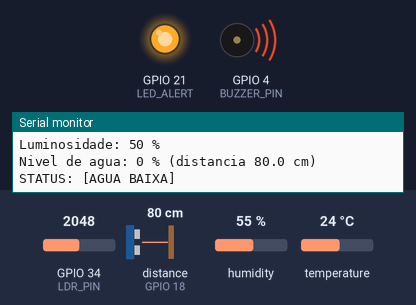
Bench run of a sketch on a simulated ESP32. Parts: output pins drawn as LEDs (lit = HIGH), buzzer (waves = sounding), the last lines printed to the serial monitor. Wiring (inferred from the names in the program): ultrasonic range finder: trigger GPIO 25; echo GPIO 18. The test bench sets the inputs (shaded band); at power-on: distance to the obstacle (sensor on GPIO 18) 80 cm, temperature 24 °C, GPIO 34 (LDR_PIN) = 2048, humidity 55 % (analog values on the 0–4095 scale). The echo pulse lasts 58.3 µs per cm; pins used as bus, display or sensor lines are not drawn.

Above: at 4.8 s.
4.9 s: distance to the obstacle (sensor on GPIO 18) set to 65 cm
13.2 s: distance to the obstacle (sensor on GPIO 18) set to 60 cm
At 18.8 s:
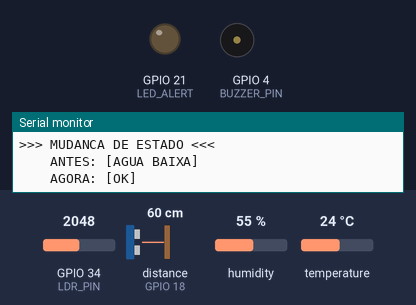
19.5 s: temperature set to 30 °C
29.2 s: temperature set to 33 °C
At 31.09 s:
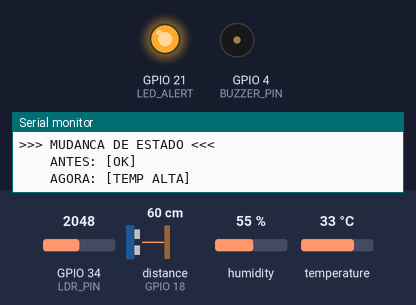
32.7 s: GPIO 34 (LDR_PIN) set to 2402
36.2 s: GPIO 34 (LDR_PIN) set to 2499
Timing chart, 0 to 44.5 s (numbered marks = the images above; inputs shaded):
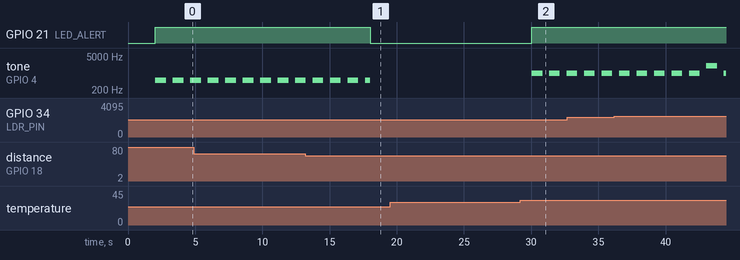

Measured:
- the behaviour switches between 61 and 60 cm on distance to the obstacle (sensor on GPIO 18) (found by bisection; images 0 and 1)
- the behaviour switches between 31 and 32 °C on temperature (found by bisection; images 1 and 2)
- after the input at 13.2 s, GPIO 21 (LED_ALERT): HIGH → LOW after 4.8 s
- after the input at 29.2 s, GPIO 21 (LED_ALERT): LOW → HIGH after 0.85 s; tone on GPIO 4 (BUZZER_PIN): alternates 1000 Hz for 0.80 s and silent for 0.50 s, starting after 0.85 s
- by itself, tone on GPIO 4 (BUZZER_PIN): alternates 500 Hz for 0.80 s and silent for 0.50 s

The sketch:

Checkpoint.ino
```cpp
/*
  Checkpoint 5 - Edge Computing
  Projeto: EcoShield IoT - Monitoramento de Estufa e Reservatorio
  VERSAO: HARDWARE REAL (DHT11)

  BIBLIOTECAS (instalar):
  - "DHT sensor library" (Adafruit)
  - "Adafruit Unified Sensor" (Adafruit)

  PLACA: ESP32 (core Arduino-ESP32 2.x ou 3.x)

  SENSORES:
  - DHT11 : temperatura e umidade   (GPIO 15)
  - LDR   : luminosidade            (GPIO 34, ADC)
  - Sensor Ultrassonico: distancia ate a agua   (TRIG 25, ECHO 18)

  ATUADORES:
  - LED    (GPIO 21)
  - Buzzer (GPIO 4) - um tom por problema, tocados em sequencia

  LDR: assume-se que o valor ADC SOBE quando ha MAIS luz.
  Se a montagem for inversa, troque ldrPct por (100 - ldrPct).
*/

#include <DHT.h>

// ---------- Pinos ----------
#define DHTPIN     15
#define DHTTYPE    DHT11
#define LDR_PIN    34
#define TRIG_PIN   25
#define ECHO_PIN   18
#define LED_ALERT  21
#define BUZZER_PIN 4

// ---------- Limites (liga / desliga = histerese) ----------
// Temperatura (C): alerta acima de 31, volta ao normal abaixo de 30
const float TEMP_LIGA = 31.0, TEMP_DESLIGA = 30.0;
// Umidade (%): alerta abaixo de 35, volta ao normal acima de 38
const float UMID_LIGA = 35.0, UMID_DESLIGA = 38.0;
// Luz (% do ADC): alerta acima de 60, volta ao normal abaixo de 55
const float LUZ_LIGA = 60.0, LUZ_DESLIGA = 55.0;
// Nivel de agua (%): alerta abaixo de 20, volta ao normal acima de 25
const float AGUA_LIGA = 20.0, AGUA_DESLIGA = 25.0;

// Reservatorio: distancia do sensor (no topo) ate a agua
const float DIST_CHEIO = 5.0;   // cm  -> 100%
const float DIST_VAZIO = 80.0;  // cm  -> 0%

// Filtro: 0.5 = responde rapido, 0.2 = mais suave
const float ALPHA = 0.5;

// Intervalo entre ciclos (DHT11 precisa de >= 1 s)
const unsigned long INTERVALO = 2000;

// Buzzer: cada problema tem um tom (ordem de execucao: agua, temp, umid, luz)
const int TOM_AGUA = 500, TOM_TEMP = 1000, TOM_UMID = 1500, TOM_LUZ = 2000;
const unsigned long T_TOM = 800;    // tempo tocando (ms)
const unsigned long T_PAUSA = 500;  // pausa entre tons (ms)

// ---------- Variaveis globais ----------
DHT dht(DHTPIN, DHTTYPE);

unsigned long ultimoCiclo = 0;

// Valores filtrados (NAN = ainda sem leitura)
float tempF = NAN, umidF = NAN, luzF = NAN, nivelF = NAN;

// Alertas ativos (guardam o estado entre ciclos por causa da histerese)
bool aTemp = false, aUmid = false, aLuz = false, aAgua = false;

// Controle do buzzer
int tomAtual = 3;              // indice do ultimo tom tocado (0 a 3)
bool tocando = false;
unsigned long inicioBuzzer = 0;

String statusAnterior = "";
bool ledPisca = false;

// ---------- Funcoes auxiliares ----------

// Media movel exponencial: suaviza ruido das leituras
float filtrar(float anterior, float novo) {
  if (isnan(anterior)) return novo;
  return anterior + ALPHA * (novo - anterior);
}

// Alerta que liga quando o valor passa ACIMA do limite
bool acima(bool ativo, float v, float liga, float desliga) {
  if (v > liga) return true;
  if (v < desliga) return false;
  return ativo;  // zona intermediaria: mantem o estado
}

// Alerta que liga quando o valor passa ABAIXO do limite
bool abaixo(bool ativo, float v, float liga, float desliga) {
  if (v < liga) return true;
  if (v > desliga) return false;
  return ativo;
}

// Retorna distancia em cm ou -1 se a leitura falhar
float lerDistancia() {
  digitalWrite(TRIG_PIN, LOW);
  delayMicroseconds(2);
  digitalWrite(TRIG_PIN, HIGH);
  delayMicroseconds(10);
  digitalWrite(TRIG_PIN, LOW);

  long duracao = pulseIn(ECHO_PIN, HIGH, 30000);
  if (duracao == 0) return -1.0;

  float d = duracao * 0.0343 / 2.0;
  if (d < 2.0 || d > 400.0) return -1.0;
  return d;
}

// Toca um tom por problema ativo: 0,8 s toca, 0,5 s pausa, proximo problema.
// Com todos os problemas: agua -> temp -> umidade -> luz -> repete.
// Roda a cada volta do loop, sem usar delay.
void atualizarBuzzer() {
  bool ativo[4] = {aAgua, aTemp, aUmid, aLuz};
  const int tom[4] = {TOM_AGUA, TOM_TEMP, TOM_UMID, TOM_LUZ};

  // Sem problemas: silencio
  if (!(aAgua || aTemp || aUmid || aLuz)) {
    noTone(BUZZER_PIN);
    tocando = false;
    return;
  }

  unsigned long agora = millis();

  if (tocando) {
    // Fim do tom: inicia a pausa
    if (agora - inicioBuzzer >= T_TOM) {
      noTone(BUZZER_PIN);
      tocando = false;
      inicioBuzzer = agora;
    }
    return;
  }

  // Fim da pausa: procura o proximo problema ativo
  if (agora - inicioBuzzer >= T_PAUSA) {
    for (int i = 1; i <= 4; i++) {
      int j = (tomAtual + i) % 4;
      if (ativo[j]) {
        tomAtual = j;
        tone(BUZZER_PIN, tom[j]);
        tocando = true;
        inicioBuzzer = agora;
        return;
      }
    }
  }
}

// ---------- Setup ----------
void setup() {
  Serial.begin(115200);
  Serial.println("\n=== EcoShield IoT iniciado ===");

  pinMode(TRIG_PIN, OUTPUT);
  pinMode(ECHO_PIN, INPUT);
  pinMode(LDR_PIN, INPUT);
  pinMode(LED_ALERT, OUTPUT);
  pinMode(BUZZER_PIN, OUTPUT);

  digitalWrite(TRIG_PIN, LOW);
  digitalWrite(LED_ALERT, LOW);

  dht.begin();
  analogReadResolution(12);  // ADC de 0 a 4095
}

// ---------- Loop ----------
void loop() {
  atualizarBuzzer();  // mantem a sequencia de tons rodando

  // Executa um ciclo a cada INTERVALO, sem travar o ESP32
  if (millis() - ultimoCiclo < INTERVALO) return;
  ultimoCiclo = millis();

  // 1. LEITURA DOS SENSORES
  float t = dht.readTemperature();
  float h = dht.readHumidity();
  bool dhtOk = !isnan(t) && !isnan(h);

  float luzPct = analogRead(LDR_PIN) * 100.0 / 4095.0;

  float dist = lerDistancia();
  bool distOk = (dist >= 0);

  // 2. FILTRO (so atualiza se a leitura for valida)
  if (dhtOk) {
    tempF = filtrar(tempF, t);
    umidF = filtrar(umidF, h);
  }
  luzF = filtrar(luzF, luzPct);
  if (distOk) {
    float nivel = (DIST_VAZIO - dist) / (DIST_VAZIO - DIST_CHEIO) * 100.0;
    nivelF = filtrar(nivelF, constrain(nivel, 0.0, 100.0));
  }

  // 3. REGRAS COM HISTERESE
  if (dhtOk) {
    aTemp = acima(aTemp, tempF, TEMP_LIGA, TEMP_DESLIGA);
    aUmid = abaixo(aUmid, umidF, UMID_LIGA, UMID_DESLIGA);
  }
  aLuz = acima(aLuz, luzF, LUZ_LIGA, LUZ_DESLIGA);
  if (distOk) {
    aAgua = abaixo(aAgua, nivelF, AGUA_LIGA, AGUA_DESLIGA);
  }

  bool algumAlerta = aTemp || aUmid || aLuz || aAgua;
  bool incompleto = !dhtOk || !distOk;

  // 4. STATUS EM TEXTO (para detectar mudancas)
  String status = "";
  if (aAgua) status += "[AGUA BAIXA] ";
  if (aTemp) status += "[TEMP ALTA] ";
  if (aUmid) status += "[UMIDADE BAIXA] ";
  if (aLuz)  status += "[LUZ EXCESSIVA] ";
  if (status == "") status = "[OK] ";
  if (incompleto) status += "[SENSOR INVALIDO]";

  // 5. EXIBICAO
  Serial.println("\n==============================");
  if (dhtOk) {
    Serial.printf("Temperatura: %.1f C\n", tempF);
    Serial.printf("Umidade:     %.1f %%\n", umidF);
  } else {
    Serial.println("ERRO: leitura do DHT11 invalida.");
  }
  Serial.printf("Luminosidade: %.0f %%\n", luzF);
  if (distOk) {
    Serial.printf("Nivel de agua: %.0f %% (distancia %.1f cm)\n", nivelF, dist);
  } else {
    Serial.println("ERRO: leitura do ultrassonico invalida.");
  }
  Serial.print("STATUS: ");
  Serial.println(status);

  // Mostra a reacao do sistema quando algo muda
  if (status != statusAnterior) {
    Serial.println(">>> MUDANCA DE ESTADO <<<");
    Serial.print("    ANTES: ");
    Serial.println(statusAnterior == "" ? "(inicio)" : statusAnterior);
    Serial.print("    AGORA: ");
    Serial.println(status);
    statusAnterior = status;
  }

  // 6. LED (o buzzer e tratado em atualizarBuzzer)
  if (algumAlerta) {
    digitalWrite(LED_ALERT, HIGH);       // aceso = alerta
  } else if (incompleto) {
    ledPisca = !ledPisca;                // piscando = sensor invalido
    digitalWrite(LED_ALERT, ledPisca);
  } else {
    digitalWrite(LED_ALERT, LOW);
  }
}
```
